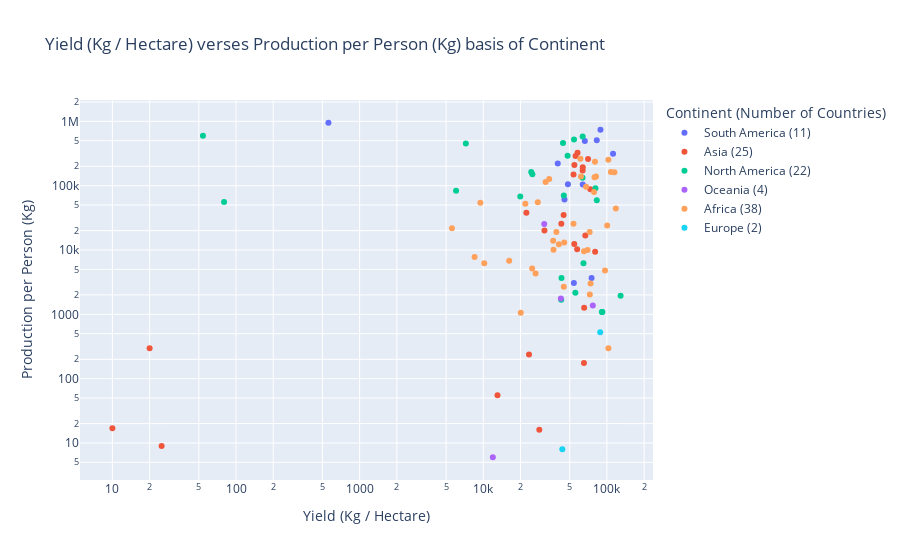

This figure's notebook cell:
### Markdown cell above
The correlation heat map of all the numerical values present in the data frame . This tells the most important correlation between Acreage and Production which is linear as we have already established in the scatter plot shown above.

### Code cell
continent_counts = df['Continent'].value_counts()

continent_label_map = {
    continent: f"{continent} ({count})"
    for continent, count in continent_counts.items()
}


fig=pltx.scatter(
    df,
    x="Yield (Kg / Hectare)",
    y='Production per Person (Kg)',
    color="Continent",
    hover_name="Country",
    hover_data=['Continent',"Country",'Production per Person (Kg)','Yield (Kg / Hectare)'],
    log_x=True,
    log_y=True,
    title= "Yield (Kg / Hectare) verses Production per Person (Kg) basis of Continent",
    labels={"Continent": "Continent (Number of Countries)"}
    )

fig.for_each_trace(
    lambda t: t.update(name=continent_label_map[t.name])
)
fig.write_html("plots/yield_vs_production_per_person.html")
fig.show()

### Figure 1 — Plotly figure (JSON) as saved in the notebook; plotly's stock layout.template omitted (floating-point values rounded to 4 significant figures)
{"data": [{"customdata": [["South America", "Brazil"], ["South America", "Colombia"], ["South America", "Argentina"], ["South America", "Peru"], ["South America", "Ecuador"], ["South America", "Bolivia"], ["South America", "Paraguay"], ["South America", "Venezuela"], ["South America", "Guyana"], ["South America", "Uruguay"], ["South America", "Suriname"]], "hovertemplate": "<b>%{hovertext}</b><br><br>Continent (Number of Countries)=%{customdata[0]}<br>Yield (Kg / Hectare)=%{x}<br>Production per Person (Kg)=%{y}<br>Country=%{customdata[1]}<extra></extra>", "hovertext": ["Brazil", "Colombia", "Argentina", "Peru", "Ecuador", "Bolivia", "Paraguay", "Venezuela", "Guyana", "Uruguay", "Suriname"], "legendgroup": "South America", "marker": {"color": "#636efa", "symbol": "circle"}, "mode": "markers", "name": "South America (11)", "orientation": "v", "showlegend": true, "type": "scatter", "x": [75170.0, 88690.0, 66300.0, 112100.0, 82760.0, 45370.0, 559.0, 63780.0, 54040.0, 48380.0, 40020.0], "xaxis": "x", "y": [3669.0, 740100.0, 494200.0, 314800.0, 507500.0, 61120.0, 951100.0, 104700.0, 3061.0, 104900.0, 220500.0], "yaxis": "y"}, {"customdata": [["Asia", "India"], ["Asia", "China"], ["Asia", "Thailand"], ["Asia", "Pakistan"], ["Asia", "Indonesia"], ["Asia", "Philippines"], ["Asia", "Vietnam"], ["Asia", "Myanmar"], ["Asia", "Iran"], ["Asia", "Nepal"], ["Asia", "Bangladesh"], ["Asia", "Laos"], ["Asia", "Japan"], ["Asia", "Sri Lanka"], ["Asia", "Cambodia"], ["Asia", "Taiwan"], ["Asia", "Afghanistan"], ["Asia", "Bhutan"], ["Asia", "Iraq"], ["Asia", "Malaysia"], ["Asia", "Oman"], ["Asia", "Yemen"], ["Asia", "Lebanon"], ["Asia", "Singapore"], ["Asia", "Syria"]], "hovertemplate": "<b>%{hovertext}</b><br><br>Continent (Number of Countries)=%{customdata[0]}<br>Yield (Kg / Hectare)=%{x}<br>Production per Person (Kg)=%{y}<br>Country=%{customdata[1]}<extra></extra>", "hovertext": ["India", "China", "Thailand", "Pakistan", "Indonesia", "Philippines", "Vietnam", "Myanmar", "Iran", "Nepal", "Bangladesh", "Laos", "Japan", "Sri Lanka", "Cambodia", "Taiwan", "Afghanistan", "Bhutan", "Iraq", "Malaysia", "Oman", "Yemen", "Lebanon", "Singapore", "Syria"], "legendgroup": "Asia", "marker": {"color": "#EF553B", "symbol": "circle"}, "mode": "markers", "name": "Asia (25)", "orientation": "v", "showlegend": true, "type": "scatter", "x": [70390.0, 73460.0, 65440.0, 57880.0, 57460.0, 54550.0, 63640.0, 63780.0, 80260.0, 53710.0, 42780.0, 55800.0, 54460.0, 44650.0, 22310.0, 66900.0, 13030.0, 31250.0, 20.0, 65220.0, 23430.0, 10.0, 28390.0, 25.0, 83030.0], "xaxis": "x", "y": [260700.0, 88290.0, 1264.0, 324200.0, 10250.0, 210200.0, 172300.0, 193800.0, 9403.0, 148800.0, 25480.0, 290000.0, 12440.0, 34880.0, 38010.0, 16790.0, 55.0, 20080.0, 297.0, 175.0, 237.0, 17.0, 16.0, 9.0, 0.0], "yaxis": "y"}, {"customdata": [["North America", "Mexico"], ["North America", "Guatemala"], ["North America", "United States of America"], ["North America", "Cuba"], ["North America", "El Salvador"], ["North America", "Nicaragua"], ["North America", "Honduras"], ["North America", "Dominican Republic"], ["North America", "Costa Rica"], ["North America", "Panama"], ["North America", "Haiti"], ["North America", "Belize"], ["North America", "Jamaica"], ["North America", "Trinidad and Tobago"], ["North America", "Saint Kitts and Nevis"], ["North America", "Barbados"], ["North America", "The Bahamas"], ["North America", "Saint Vincent and the Grenadines"], ["North America", "Saint Lucia"], ["North America", "Grenada"], ["North America", "Antigua and Barbuda"], ["North America", "Dominica"]], "hovertemplate": "<b>%{hovertext}</b><br><br>Continent (Number of Countries)=%{customdata[0]}<br>Yield (Kg / Hectare)=%{x}<br>Production per Person (Kg)=%{y}<br>Country=%{customdata[1]}<extra></extra>", "hovertext": ["Mexico", "Guatemala", "United States of America", "Cuba", "El Salvador", "Nicaragua", "Honduras", "Dominican Republic", "Costa Rica", "Panama", "Haiti", "Belize", "Jamaica", "Trinidad and Tobago", "Saint Kitts and Nevis", "Barbados", "The Bahamas", "Saint Vincent and the Grenadines", "Saint Lucia", "Grenada", "Antigua and Barbuda", "Dominica"], "legendgroup": "North America", "marker": {"color": "#00cc96", "symbol": "circle"}, "mode": "markers", "name": "North America (22)", "orientation": "v", "showlegend": true, "type": "scatter", "x": [7227.0, 129000.0, 80770.0, 42710.0, 91050.0, 91940.0, 82820.0, 44170.0, 6024.0, 63680.0, 63520.0, 42920.0, 54180.0, 54.0, 55560.0, 48110.0, 24950.0, 24430.0, 80.0, 44820.0, 64640.0, 19910.0], "xaxis": "x", "y": [452500.0, 1938.0, 91300.0, 1684.0, 1084.0, 1084.0, 59430.0, 459500.0, 83110.0, 581800.0, 132500.0, 3682.0, 521300.0, 597100.0, 2164.0, 291100.0, 151100.0, 163100.0, 55920.0, 70390.0, 6217.0, 68100.0], "yaxis": "y"}, {"customdata": [["Oceania", "Australia"], ["Oceania", "Fiji"], ["Oceania", "Papua New Guinea"], ["Oceania", "Samoa"]], "hovertemplate": "<b>%{hovertext}</b><br><br>Continent (Number of Countries)=%{customdata[0]}<br>Yield (Kg / Hectare)=%{x}<br>Production per Person (Kg)=%{y}<br>Country=%{customdata[1]}<extra></extra>", "hovertext": ["Australia", "Fiji", "Papua New Guinea", "Samoa"], "legendgroup": "Oceania", "marker": {"color": "#ab63fa", "symbol": "circle"}, "mode": "markers", "name": "Oceania (4)", "orientation": "v", "showlegend": true, "type": "scatter", "x": [76930.0, 42410.0, 31130.0, 11950.0], "xaxis": "x", "y": [1373.0, 1759.0, 25460.0, 6.0], "yaxis": "y"}, {"customdata": [["Africa", "Egypt"], ["Africa", "South Africa"], ["Africa", "Kenya"], ["Africa", "Swaziland"], ["Africa", "Sudan"], ["Africa", "Zambia"], ["Africa", "Mauritius"], ["Africa", "Uganda"], ["Africa", "Zimbabwe"], ["Africa", "Madagascar"], ["Africa", "Tanzania"], ["Africa", "Malawi"], ["Africa", "Mozambique"], ["Africa", "Congo-Kinshasa"], ["Africa", "Côte d'Ivoire"], ["Africa", "Ethiopia"], ["Africa", "Nigeria"], ["Africa", "Cameroon"], ["Africa", "Senegal"], ["Africa", "Congo-Brazzaville"], ["Africa", "Angola"], ["Africa", "Burkina Faso"], ["Africa", "Chad"], ["Africa", "Morocco"], ["Africa", "Mali"], ["Africa", "Guinea"], ["Africa", "Gabon"], ["Africa", "Liberia"], ["Africa", "Burundi"], ["Africa", "Niger"], ["Africa", "Somalia"], ["Africa", "Ghana"], ["Africa", "Central African Republic"], ["Africa", "Rwanda"], ["Africa", "Sierra Leone"], ["Africa", "Cape Verde"], ["Africa", "Benin"], ["Africa", "Guinea-Bissau"]], "hovertemplate": "<b>%{hovertext}</b><br><br>Continent (Number of Countries)=%{customdata[0]}<br>Yield (Kg / Hectare)=%{x}<br>Production per Person (Kg)=%{y}<br>Country=%{customdata[1]}<extra></extra>", "hovertext": ["Egypt", "South Africa", "Kenya", "Swaziland", "Sudan", "Zambia", "Mauritius", "Uganda", "Zimbabwe", "Madagascar", "Tanzania", "Malawi", "Mozambique", "Congo-Kinshasa", "Côte d'Ivoire", "Ethiopia", "Nigeria", "Cameroon", "Senegal", "Congo-Brazzaville", "Angola", "Burkina Faso", "Chad", "Morocco", "Mali", "Guinea", "Gabon", "Liberia", "Burundi", "Niger", "Somalia", "Ghana", "Central African Republic", "Rwanda", "Sierra Leone", "Cape Verde", "Benin", "Guinea-Bissau"], "legendgroup": "Africa", "marker": {"color": "#FFA15A", "symbol": "circle"}, "mode": "markers", "name": "Africa (38)", "orientation": "v", "showlegend": true, "type": "scatter", "x": [115000.0, 61050.0, 81660.0, 96510.0, 79420.0, 102800.0, 73790.0, 67800.0, 80070.0, 31920.0, 27600.0, 107600.0, 65270.0, 44800.0, 78660.0, 45150.0, 16200.0, 9477.0, 118100.0, 34140.0, 39010.0, 100500.0, 102900.0, 40880.0, 72520.0, 53670.0, 61680.0, 10190.0, 72750.0, 36990.0, 36750.0, 24850.0, 5578.0, 8506.0, 69810.0, 21890.0, 20100.0, 26500.0], "xaxis": "x", "y": [161700.0, 261100.0, 139200.0, 4816.0, 135400.0, 253800.0, 3003.0, 95900.0, 234600.0, 114400.0, 55240.0, 162600.0, 9568.0, 2694.0, 79610.0, 13120.0, 6776.0, 54160.0, 44320.0, 127300.0, 19010.0, 23950.0, 297.0, 12260.0, 19110.0, 25660.0, 138600.0, 6225.0, 2042.0, 10060.0, 13870.0, 5137.0, 21740.0, 7818.0, 10010.0, 52150.0, 1058.0, 4331.0], "yaxis": "y"}, {"customdata": [["Europe", "Portugal"], ["Europe", "Spain"]], "hovertemplate": "<b>%{hovertext}</b><br><br>Continent (Number of Countries)=%{customdata[0]}<br>Yield (Kg / Hectare)=%{x}<br>Production per Person (Kg)=%{y}<br>Country=%{customdata[1]}<extra></extra>", "hovertext": ["Portugal", "Spain"], "legendgroup": "Europe", "marker": {"color": "#19d3f3", "symbol": "circle"}, "mode": "markers", "name": "Europe (2)", "orientation": "v", "showlegend": true, "type": "scatter", "x": [88270.0, 43600.0], "xaxis": "x", "y": [528.0, 8.0], "yaxis": "y"}], "layout": {"legend": {"title": {"text": "Continent (Number of Countries)"}, "tracegroupgap": 0}, "title": {"text": "Yield (Kg / Hectare) verses Production per Person (Kg) basis of Continent"}, "xaxis": {"anchor": "y", "domain": [0, 1], "title": {"text": "Yield (Kg / Hectare)"}, "type": "log"}, "yaxis": {"anchor": "x", "domain": [0, 1], "title": {"text": "Production per Person (Kg)"}, "type": "log"}}}
